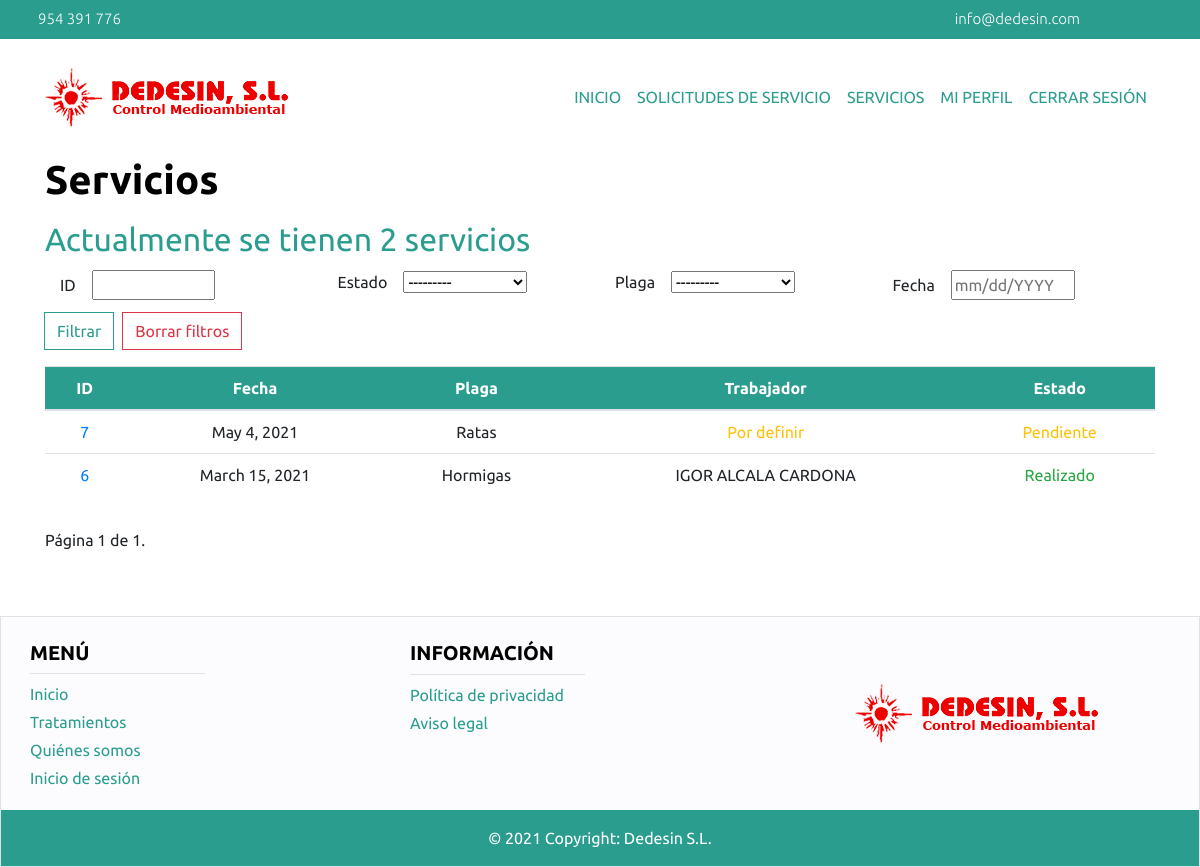
The app's page /empresa/servicio/ (signed in), older data.
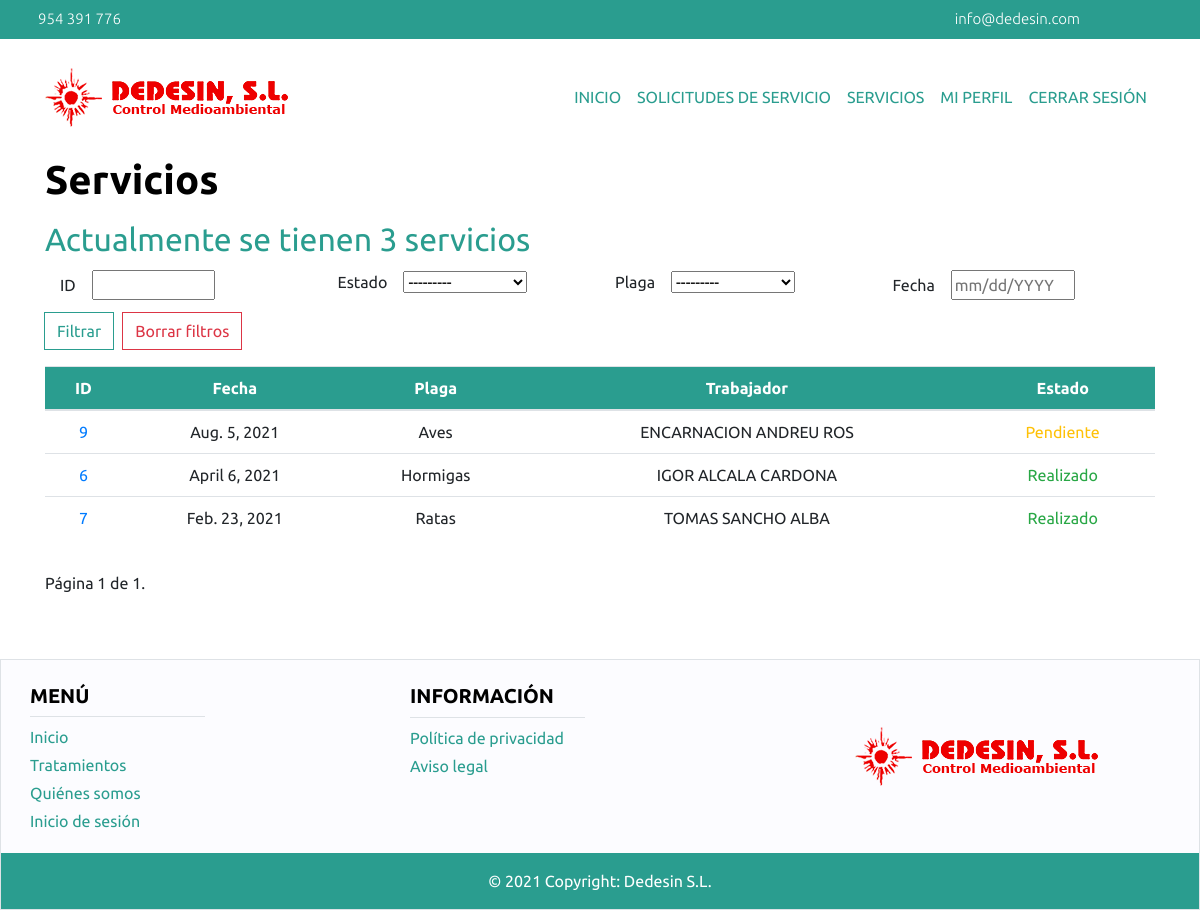
The same page, newer data.
### main/models.py (models this page shows, shortened)
class Servicio(models.Model):
    estado = models.CharField(choices=ESTADO_SERVICIO, default='pendiente', max_length=9)
    observaciones = models.TextField()
    solicitudServicio = models.OneToOneField(SolicitudServicio, on_delete=models.CASCADE)
    trabajador = models.ForeignKey(Trabajador, on_delete=models.CASCADE, default=None, null=True)
    factura = models.OneToOneField(Factura, on_delete=models.CASCADE, default=None, null=True)

class SolicitudServicio(models.Model):
    estado = models.CharField(choices=ESTADO_SOLICITUD, default='pendiente', max_length=9)
    fecha = models.DateField(default=None, null=True)
    observaciones = models.TextField()
    tratamiento = models.ForeignKey(Tratamiento, on_delete=models.CASCADE, default=None, null=True)
    plaga = models.ForeignKey(Plaga, on_delete=models.CASCADE)
    usuario = models.ForeignKey(User, on_delete=models.CASCADE)

class Plaga(models.Model):
    nombre = models.CharField(max_length=60)
    def __str__(self):
        return self.nombre

class Trabajador(models.Model):
    cualificacion = models.TextField(max_length=254)
    vehiculo = models.OneToOneField(Vehiculo, on_delete=models.CASCADE, null=True)
    persona = models.OneToOneField(Persona, on_delete=models.CASCADE, default=None)

class Persona(models.Model):
    nombre = models.CharField(max_length=50)
    apellidos = models.CharField(max_length=80)
    dni = models.CharField(max_length=9, validators=[DNI_REGEX], unique=True)
    telefono = models.CharField(validators=[TELEFONO_REGEX], unique=True, max_length=9)
    usuario = models.OneToOneField(User, on_delete=models.CASCADE, default=None)

### main/empresa/views.py (the view)
# urls.py: path('servicio/', views.list_servicios_empresa),
@login_required
def list_servicios_empresa(request):
    if esEmpresa(request):
        usuario = User.objects.filter(username=request.user.username)[0]
        servicios = Servicio.objects.filter(solicitudServicio__usuario=usuario)
        if len(servicios) > 0:
            servicios = servicios.order_by('-solicitudServicio__fecha')
            servicioFilter = ServicioEmpresaFilter(request.GET, queryset=servicios)
            servicios = servicioFilter.qs
            if len(servicios) > 0:
                paginator = Paginator(servicios, 10)
                page_number = request.GET.get('page')
                page_obj = paginator.get_page(page_number)
                return render(request, 'servicioEmpresa.html', {'page_obj': page_obj,
                                                                'num_servicios': len(servicios),
                                                                'servicioFilter': servicioFilter})
            else:
                msg_error = "No existe ningún servicio con los filtros introducidos."
                return render(request, 'servicioEmpresa.html', {'msg_error': msg_error})
        else:
            return render(request, 'servicioCliente.html')
    else:
        return redirect('/errorPermiso/')

### main/empresa/views.py (called while the page is built)
def esEmpresa(request):
    try:
        empresa = Empresa.objects.filter(usuario=request.user)[0]
        return empresa
    except:
        return None

### main/empresa/templates/servicioEmpresa.html (shortened to what this page needs)
{% extends 'headerEmpresa.html' %}
{% block contenido %}
{% load extraFiltros %}
{% if num_servicios %}
<div class="container mb-5">
    <strong><h1 class="title"> Servicios </h1></strong>
    <h2 class="subtitle mt-3"> Actualmente se tienen {{num_servicios}} servicios</h2>
    <div class="container">
        <form id='form' method='get'>
            <div class="row">
                {% for field in servicioFilter.form %}
                <div class="col-lg-3 col-md-3 col-xs-6 my-1 filter-row text-left">
                    {{field.label}}{{field}}
                </div>
                {% endfor %}
                <div class="col-12 mt-2 ">
                    <div class="row">
                        <input type='submit' class="page-link btn-dedesin" value='Filtrar'/>
                        <a href="/empresa/servicio" class="btn btn-outline-danger rounded-0 ml-2">
                            Borrar filtros
                        </a>
                    </div>
                </div>
            </div>
        </form>
    </div>
    <table class="table text-center">
        <thead class="bg-dedesin-primary text-white">
        <tr>
            <th scope="col">ID</th>
            <th scope="col">Fecha</th>
            <th scope="col">Plaga</th>
            <th scope="col">Trabajador</th>
            <th scope="col">Estado</th>
        </tr>
        </thead>
        <tbody>
        {% for servicio in page_obj %}
        <tr>
            <td>
                <a class="text-decoration-none" href="show/{{servicio.id}}"
                >{{servicio.id}}</a
                >
            </td>
            <td>{{servicio.solicitudServicio.fecha}}</td>
            <td>{{servicio.solicitudServicio.plaga.nombre}}</td>
            {% if servicio.trabajador %}
            <td>
                {{servicio.trabajador.persona.nombre}}
                {{servicio.trabajador.persona.apellidos}}
            </td>
            {% else %}
            <td class="text-warning">Por definir</td>
            {% endif %} {% if servicio.estado.title == "Realizado" %}
            <td class="text-success">{{servicio.estado.title}}</td>
            {% else %}
            <td class="text-warning">{{servicio.estado.title}}</td>
            {% endif %}
        </tr>
        {% endfor %}
        </tbody>
    </table>
    <div class="pagination my-3">
        <div class="step-links container">
            <div class="current row my-3">
                Página {{ page_obj.number }} de {{ page_obj.paginator.num_pages }}.
            </div>
        </div>
    </div>
</div>
{% endif %}
{% endblock %}

Row changes from the older to the newer data that the page shows:
added Servicio: id "9", solicitudServicio.fecha "Aug. 5, 2021", solicitudServicio.plaga.nombre "Aves", trabajador.persona.nombre "ENCARNACION", trabajador.persona.apellidos "ANDREU ROS", estado "Pendiente"
changed through a linked row, Servicio "Hormigas": solicitudServicio.fecha "March 15, 2021" → "April 6, 2021"; moves up the list
changed Servicio "Ratas": solicitudServicio.fecha "May 4, 2021" → "Feb. 23, 2021"; trabajador_id empty → 3 (drawn); trabajador.persona.nombre (not shown) → "TOMAS"; trabajador.persona.apellidos (not shown) → "SANCHO ALBA"; estado "Pendiente" → "Realizado"
Text that changed along with them:
{{ num_servicios }}: "2" → "3"
